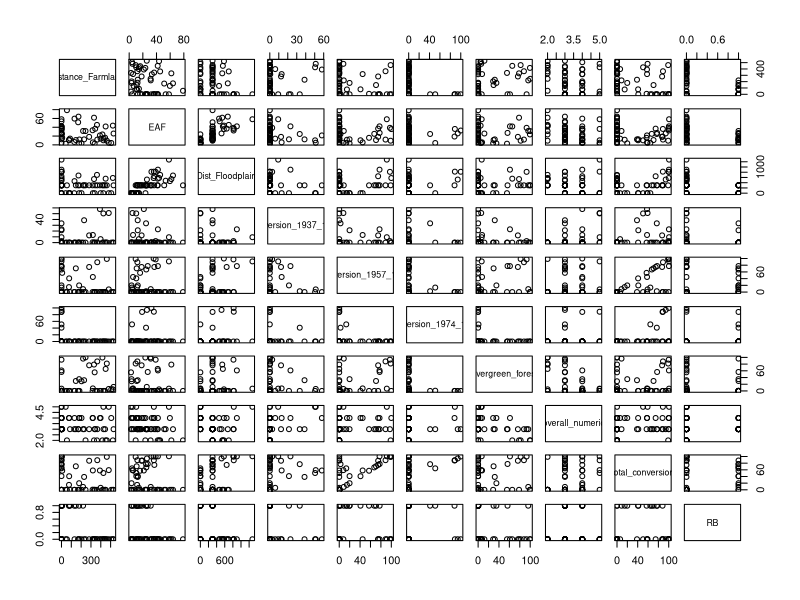
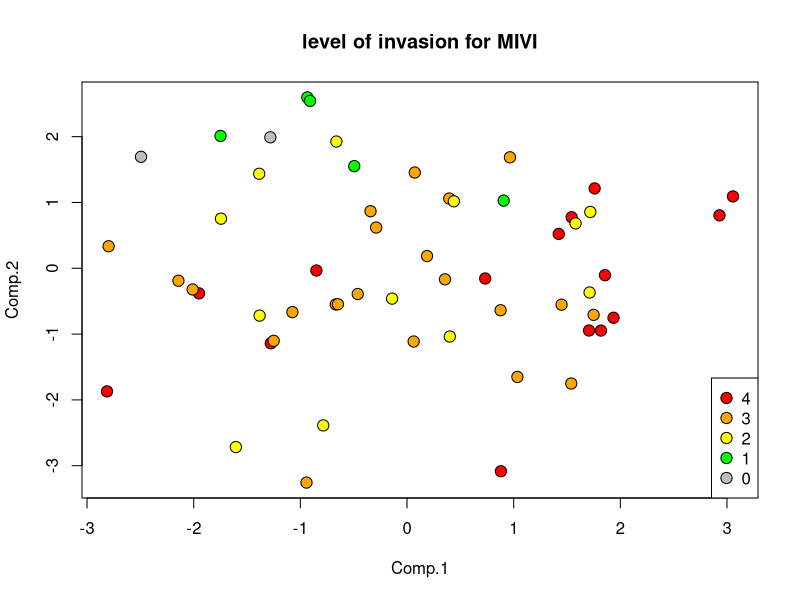
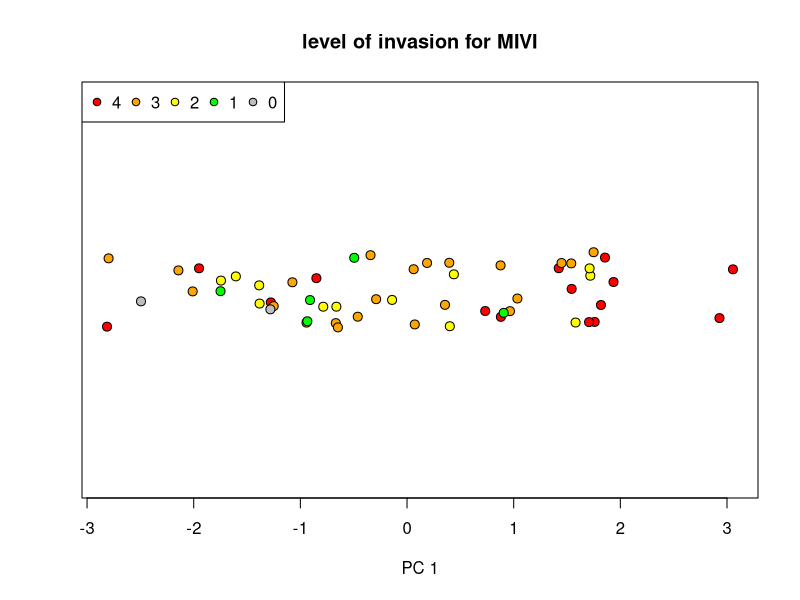
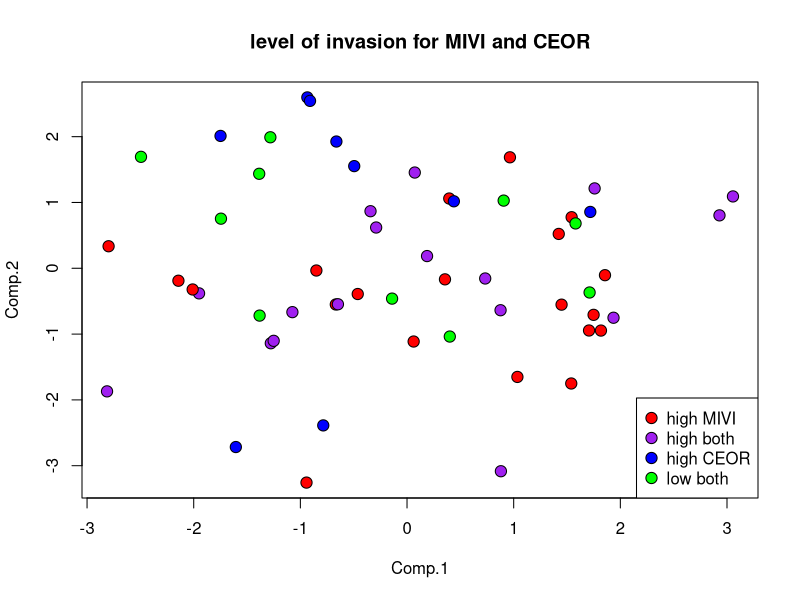

These charts were generated, in order, by the following R code:
## ---- chunk 1
knitr::opts_chunk$set(echo = TRUE)
## ---- chunk 2
library(magrittr)
library(glmmTMB) %>% suppressWarnings()
library(MASS)
## ---- chunk 3
df <- read.csv("surveyed_data.csv")
df <- df[,-c(3,4,5)]
df$RB <- (df$Distance_Riparian_Buffer < 50) %>% as.numeric()
df <- df[,-1] #drop Distance from Riparian Buffer
## ---- chunk 4
plot(df)
df <- df[,-c(4,5,6)]
## ---- chunk 5
M1 <- glm.nb(overall_numeric ~ Distance_Farmland +
          EAF +
          Dist_Floodplain +
          evergreen_forest +
          total_conversion +
          RB +
          Dist_Floodplain * RB,
          data = df)
M2 <- glmmTMB(overall_numeric ~ Distance_Farmland +
          EAF +
          Dist_Floodplain +
          evergreen_forest +
          total_conversion +
          RB +
          (1|RB),
          data = df,
          family = nbinom2)
M3 <- glmmTMB(overall_numeric ~ Distance_Farmland +
          EAF +
          Dist_Floodplain +
          evergreen_forest +
          total_conversion +
          RB +
          (Dist_Floodplain|RB),
          data = df,
          family = nbinom2)
## ---- chunk 6
AIC(M1, M2, M3)
## ---- chunk 7
summary(M1)
## ---- chunk 8
drop1(M1, test = "Chisq")
## ---- chunk 9
M1.1 <- glm.nb(overall_numeric ~ Distance_Farmland +
          EAF +
          Dist_Floodplain +
          evergreen_forest +
          total_conversion +
          RB,
          data = df)
summary(M1.1)
## ---- chunk 10
df <- read.csv("surveyed_data.csv")
spp <- c()

# create a list that contains individual species for each polygon
for(i in df$individual){
  spp <- c(spp,(strsplit(i, ",")))
} 
## ---- chunk 11
MIVI <- c()
for (i in spp) {
  spp.vec <- strsplit(i, split = "-") %>% unlist
  if("MIVI" %in% spp.vec){
    idx <- which(spp.vec == "MIVI")
    MIVI <- c(MIVI, spp.vec[idx + 1] %>% as.numeric())
  }
  else
    MIVI <- c(MIVI, 0)
}
df$MIVI <- MIVI
## ---- chunk 12
LOJA <- c()
for (i in spp) {
  spp.vec <- strsplit(i, split = "-") %>% unlist
  if("LOJA" %in% spp.vec){
    idx <- which(spp.vec == "LOJA")[1] #due to recording error, have to add [1] so that which only gives the first index 
    print(idx)
    LOJA <- c(LOJA, spp.vec[idx + 1] %>% as.numeric())
  }
  else
    LOJA <- c(LOJA, 0)
}

df$LOJA <- LOJA
## ---- chunk 13
ELUM <- c()
for (i in spp) {
  spp.vec <- strsplit(i, split = "-") %>% unlist
  if("ELUM" %in% spp.vec){
    idx <- which(spp.vec == "ELUM")
    ELUM <- c(ELUM, spp.vec[idx + 1] %>% as.numeric())
  }
  else
    ELUM <- c(ELUM, 0)
}
df$ELUM <- ELUM
## ---- chunk 14
ROMU <- c()
for (i in spp) {
  spp.vec <- strsplit(i, split = "-") %>% unlist
  if("ROMU" %in% spp.vec){
    idx <- which(spp.vec == "ROMU")
    ROMU <- c(ROMU, spp.vec[idx + 1] %>% as.numeric())
  }
  else
    ROMU <- c(ROMU, 0)
}
df$ROMU <- ROMU
## ---- chunk 15
LISE <- c()
for (i in spp) {
  spp.vec <- strsplit(i, split = "-") %>% unlist
  if("LISE" %in% spp.vec){
    idx <- which(spp.vec == "LISE")
    LISE <- c(LISE, spp.vec[idx + 1] %>% as.numeric())
  }
  else
    LISE <- c(LISE, 0)
}

df$LISE <- LISE
## ---- chunk 16
CEOR <- c()
for (i in spp) {
  spp.vec <- strsplit(i, split = "-") %>% unlist
  if("CEOR" %in% spp.vec){
    idx <- which(spp.vec == "CEOR")
    CEOR <- c(CEOR, spp.vec[idx + 1] %>% as.numeric())
  }
  else
    CEOR <- c(CEOR, 0)
}
df$CEOR <- CEOR
## ---- chunk 17
BETH <- c()
for (i in spp) {
  spp.vec <- strsplit(i, split = "-") %>% unlist
  if("BETH" %in% spp.vec){
    idx <- which(spp.vec == "BETH")
    BETH <- c(BETH, spp.vec[idx + 1] %>% as.numeric())
  }
  else
    BETH <- c(BETH, 0)
}
df$BETH <- BETH
## ---- chunk 18
CIVU <- c()
for (i in spp) {
  spp.vec <- strsplit(i, split = "-") %>% unlist
  if("CIVU" %in% spp.vec){
    idx <- which(spp.vec == "CEOR")
    CIVU <- c(CIVU, spp.vec[idx + 1] %>% as.numeric())
  }
  else
    CIVU <- c(CIVU, 0)
}
df$CIVU <- CIVU
## ---- chunk 19
RUPH <- c()
for (i in spp) {
  spp.vec <- strsplit(i, split = "-") %>% unlist
  if("RUPH" %in% spp.vec){
    idx <- which(spp.vec == "RUPH")
    RUPH <- c(RUPH, spp.vec[idx + 1] %>% as.numeric())
  }
  else
    RUPH <- c(RUPH, 0)
}
df$RUPH<- RUPH
## ---- chunk 20
HEHI <- c()
for (i in spp) {
  spp.vec <- strsplit(i, split = "-") %>% unlist
  if("HEHI" %in% spp.vec){
    idx <- which(spp.vec == "HEHI")
    HEHI <- c(HEHI, spp.vec[idx + 1] %>% as.numeric())
  }
  else
    HEHI <- c(HEHI, 0)
}
df$HEHI <- HEHI
## ---- chunk 21
PATO <- c()
for (i in spp) {
  spp.vec <- strsplit(i, split = "-") %>% unlist
  if("PATO" %in% spp.vec){
    idx <- which(spp.vec == "PATO")
    PATO <- c(PATO, spp.vec[idx + 1] %>% as.numeric())
  }
  else
    PATO <- c(PATO, 0)
}
df$PATO <- PATO
## ---- chunk 22
df$PATO[df$PATO %>% is.na() %>% which] <- 1 #make NA index 1
## ---- chunk 23
ALJU <- c()
for (i in spp) {
  spp.vec <- strsplit(i, split = "-") %>% unlist
  if("ALJU" %in% spp.vec){
    idx <- which(spp.vec == "ALJU")
    ALJU <- c(ALJU, spp.vec[idx + 1] %>% as.numeric())
  }
  else
    ALJU <- c(ALJU, 0)
}
df$ALJU <- ALJU
## ---- chunk 24
RUCR <- c()
for (i in spp) {
  spp.vec <- strsplit(i, split = "-") %>% unlist
  if("RUCR" %in% spp.vec){
    idx <- which(spp.vec == "RUCR")
    RUCR <- c(RUCR, spp.vec[idx + 1] %>% as.numeric())
  }
  else
    RUCR <- c(RUCR, 0)
}
df$RUCR <- RUCR
## ---- chunk 25
LISI <- c()
for (i in spp) {
  spp.vec <- strsplit(i, split = "-") %>% unlist
  if("LISI" %in% spp.vec){
    idx <- which(spp.vec == "LISI")
    LISI <- c(LISI, spp.vec[idx + 1] %>% as.numeric())
  }
  else
    LISI <- c(LISI, 0)
}
df$LISI <- LISE + LISI
## ---- chunk 26
CAAC <- c()
for (i in spp) {
  spp.vec <- strsplit(i, split = "-") %>% unlist
  if("CAAC" %in% spp.vec){
    idx <- which(spp.vec == "CAAC")
    CAAC <- c(CAAC, spp.vec[idx + 1] %>% as.numeric())
  }
  else
    CAAC <- c(CAAC, 0)
}
df$CAAC <- CAAC
## ---- chunk 27
EUFO <- c()
for (i in spp) {
  spp.vec <- strsplit(i, split = "-") %>% unlist
  if("EUFO" %in% spp.vec){
    idx <- which(spp.vec == "EUFO")
    EUFO <- c(EUFO, spp.vec[idx + 1] %>% as.numeric())
  }
  else
    EUFO <- c(EUFO, 0)
}
df$EUFO <- EUFO
## ---- chunk 28
df$EUFO[df$EUFO %>% is.na() %>% which] <- 1 #make NA index 1

## ---- chunk 29
ELUM <- c()
for (i in spp) {
  spp.vec <- strsplit(i, split = "-") %>% unlist
  if("ELUM" %in% spp.vec){
    idx <- which(spp.vec == "ELUM")
    ELUM <- c(ELUM, spp.vec[idx + 1] %>% as.numeric())
  }
  else
    ELUM <- c(ELUM, 0)
}
df$ELUM <- ELUM
## ---- chunk 30
LOMA <- c()
for (i in spp) {
  spp.vec <- strsplit(i, split = "-") %>% unlist
  if("LOMA" %in% spp.vec){
    idx <- which(spp.vec == "LOMA")
    LOMA <- c(LOMA, spp.vec[idx + 1] %>% as.numeric())
  }
  else
    LOMA <- c(LOMA, 0)
}
df$LOMA <- LOMA
## ---- chunk 31
ARHI <- c()
for (i in spp) {
  spp.vec <- strsplit(i, split = "-") %>% unlist
  if("ARHI" %in% spp.vec){
    idx <- which(spp.vec == "ARHI")
    ARHI <- c(ARHI, spp.vec[idx + 1] %>% as.numeric())
  }
  else
    ARHI <- c(ARHI, 0)
}
df$ARHI <- ARHI
## ---- chunk 32
AMBR <- c()
for (i in spp) {
  spp.vec <- strsplit(i, split = "-") %>% unlist
  if("AMBR" %in% spp.vec){
    idx <- which(spp.vec == "AMBR")
    AMBR <- c(AMBR, spp.vec[idx + 1] %>% as.numeric())
  }
  else
    AMBR <- c(AMBR, 0)
}
df$AMBR <- AMBR
## ---- chunk 33
LECU <- c()
for (i in spp) {
  spp.vec <- strsplit(i, split = "-") %>% unlist
  if("LECU" %in% spp.vec){
    idx <- which(spp.vec == "LECU")
    LECU <- c(LECU, 1)
  }
  else
    LECU <- c(LECU, 0)
}
df$LECU <- LECU
## ---- chunk 34
PUMO <- c()
for (i in spp) {
  spp.vec <- strsplit(i, split = "-") %>% unlist
  if("PUMO" %in% spp.vec){
    idx <- which(spp.vec == "PUMO")
    PUMO <- c(PUMO, spp.vec[idx + 1] %>% as.numeric())
  }
  else
    PUMO <- c(PUMO, 0)
}
df$PUMO <- PUMO
## ---- chunk 35
df <- df[,-c(3,4,5)]
df$RB <- (df$Distance_Riparian_Buffer < 50) %>% as.numeric()
## ---- chunk 36
df <- df[,-c(1,10)] #drop Distance from Riparian Buffer and total conversion

## ---- chunk 37
#scale function scales all variables and center on zero
# columns selected include all geological/environmental variables + overall invasion
pc <- princomp(scale(df[,c(1:8, 30)], center = TRUE)) 

## ---- chunk 38
#make a vector of colors that correspond to the different species

clr <- vector(length = length(df$MIVI.Length))
  clr[which(df$MIVI == 4)] = "red" #high MIVI invasion
  clr[which(df$MIVI == 3)] = "orange" 
  clr[which(df$MIVI == 2)] = "yellow" 
  clr[which(df$MIVI == 1)] = "green" 
  clr[which(df$MIVI == 0)] = "grey" 

  
#plot it
  
plot(pc$scores[,1:2], type = "n", main = "level of invasion for MIVI")
points(pc$scores[,1:2], pch = 21, bg = clr, cex = 1.5)
legend("bottomright", legend = 4:0,
       pch = 21, pt.bg = c("red","orange","yellow", "green", "grey"), pt.cex = 1.5)

## ---- chunk 39
stripchart(pc$scores[,1], 
           main = "level of invasion for MIVI",
           pch = 21, 
           bg = clr,
           method = "jitter",
           xlab = "PC 1",
           cex = 1.2
           )
legend("topleft", 
       legend = 4:0,
       pch = 21,
       pt.bg = c("red","orange","yellow", "green", "grey"),
       horiz = T)
## ---- chunk 40
#make a vector of colors that correspond to the different species

clr <- vector(length = length(df$MIVI.Length))
  clr[which(df$MIVI >= 3 & df$CEOR < 3)] = "red" #high MIVI invasion
  clr[which(df$MIVI >= 3 & df$CEOR >= 3)] = "purple" #high invasion for both
  clr[which(df$MIVI < 3 & df$CEOR >= 3)] = "blue" # high CEOR invasion
  clr[which(df$MIVI < 3 & df$CEOR < 3)] = "green" #low invasion for both
  
#plot it
  
plot(pc$scores[,1:2], type = "n", main = "level of invasion for MIVI and CEOR")
points(pc$scores[,1:2], pch = 21, bg = clr, cex = 1.5)
legend("bottomright", legend = c("high MIVI","high both","high CEOR", "low both"),
       pch = 21, pt.bg = c("red","purple","blue", "green"), pt.cex = 1.5)
